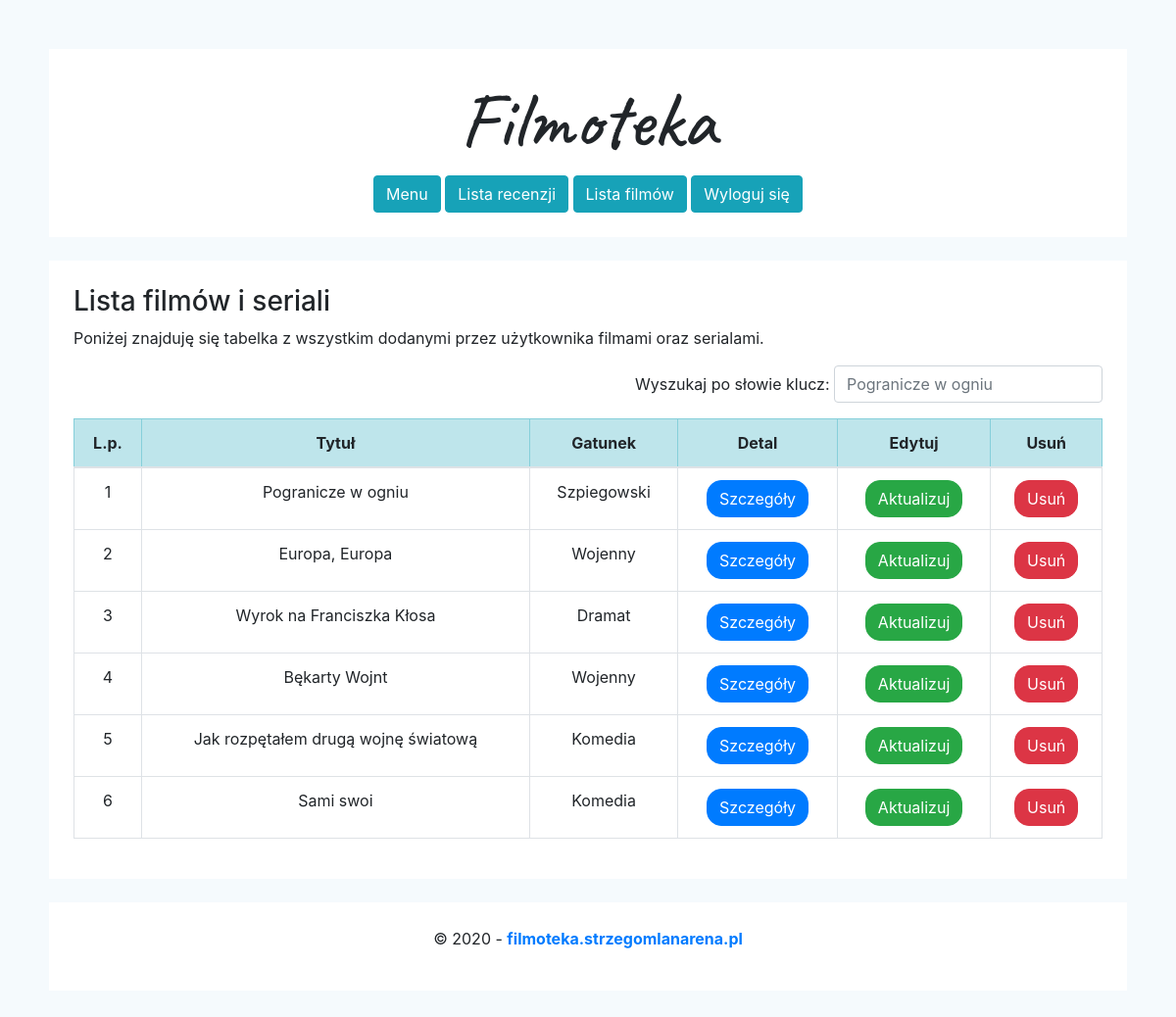
Page /filmy/wyswietl.php (signed in) on the committed database.
### tables this page shows
CREATE TABLE `filmy` (
  `IdFilmy` int(100) NOT NULL,
  `Tytul` varchar(100) NOT NULL,
  `IdRodzaj` int(100) NOT NULL,
  `IdGatunek` int(100) NOT NULL,
  `IdRezyser` int(100) NOT NULL,
  `IdAudio` int(100) NOT NULL,
  `Data` datetime NOT NULL DEFAULT CURRENT_TIMESTAMP
);

CREATE TABLE `gatunek` (
  `IdGatunek` int(100) NOT NULL,
  `Gatunek` varchar(100) NOT NULL
);

### filmy/wyswietl.php (the view, shortened to what this page needs)
<?php
	require("../db.php");
?>
<!DOCTYPE html>
<html lang="pl">
	<head>
		<?php include("../linki.php"); ?>
	</head>
	<body>
		<?php include("../tytul.php"); ?>
		<div class="container">
			<h3> Lista filmów i seriali</h3>
			<p> Poniżej znajduję się tabelka z wszystkim dodanymi przez użytkownika filmami oraz serialami. </p>
			<div style="float:right;" class="form-group form-inline">
				<label for="text">Wyszukaj po słowie klucz:&nbsp;</label>
				<input type="text" class="form-control" id="search" placeholder="Pogranicze w ogniu" name="search">
			</div>
			<table class="table table-bordered text-center">
				<thead>
					<tr class="table-info">
						<th>L.p.</th>
						<th>Tytuł</th>
						<th>Gatunek</th>
						<th>Detal</th>
						<th>Edytuj</th>
						<th>Usuń</th>
					</tr>
				</thead>
				<tbody id="find">
				<?php
					$count = 1;
					$filmy = mysqli_query($con, "SELECT * FROM filmy JOIN gatunek ON gatunek.IdGatunek=filmy.IdGatunek");
					while($row = mysqli_fetch_assoc($filmy)) {
				?>
					<tr>
						<td><?php echo $count; ?></td>
						<td align="center"><?php echo $row["Tytul"]; ?></td>
						<td align="center"><?php echo $row["Gatunek"]; ?></td>
						<td align="center"><a type="button" class="btn btn-primary" href="detal.php?id=<?php echo $row["IdFilmy"]; ?>">Szczegóły</a></td>
						<td align="center"><a type="button" class="btn btn-success" href="edytuj.php?id=<?php echo $row["IdFilmy"]; ?>">Aktualizuj</a></td>
						<td align="center"><a type="button" class="btn btn-danger" href="usun.php?id=<?php echo $row["IdFilmy"]; ?>">Usuń</a></td>
					</tr>
				<?php
					$count++; }
				?>
				</tbody>
			</table>
		</div>
		<?php include("../stopka.php"); ?>
	</body>
</html>

### linki.php (shortened to what this page needs)
<link rel="stylesheet" href="https://maxcdn.bootstrapcdn.com/bootstrap/4.4.1/css/bootstrap.min.css">

### tytul.php
<div class="container text-center">
	<h2 class="font">Filmoteka</h2>
	<a href="../index.php" type="button" class="btn btn-info">Menu</a>
	<a href="../recenzja/wyswietl.php" type="button" class="btn btn-info">Lista recenzji</a>
	<a href="../filmy/wyswietl.php" type="button" class="btn btn-info">Lista filmów</a>
	<a href="../wyloguj.php" type="button" class="btn btn-info">Wyloguj się</a>
</div>
<br/>

### stopka.php
<br/>
<div class="container text-center">
	<p>&copy; 2020 - <a href="http://filmoteka.strzegomlanarena.pl/menu.php"><strong>filmoteka.strzegomlanarena.pl</strong></a></p>
</div>

### rows in the picture
filmy: Tytul "Pogranicze w ogniu", IdGatunek.Gatunek "Szpiegowski"
filmy: Tytul "Europa, Europa", IdGatunek.Gatunek "Wojenny"
filmy: Tytul "Wyrok na Franciszka Kłosa", IdGatunek.Gatunek "Dramat"
filmy: Tytul "Bękarty Wojnt", IdGatunek.Gatunek "Wojenny"
filmy: Tytul "Jak rozpętałem drugą wojnę światową", IdGatunek.Gatunek "Komedia"
filmy: Tytul "Sami swoi", IdGatunek.Gatunek "Komedia"
